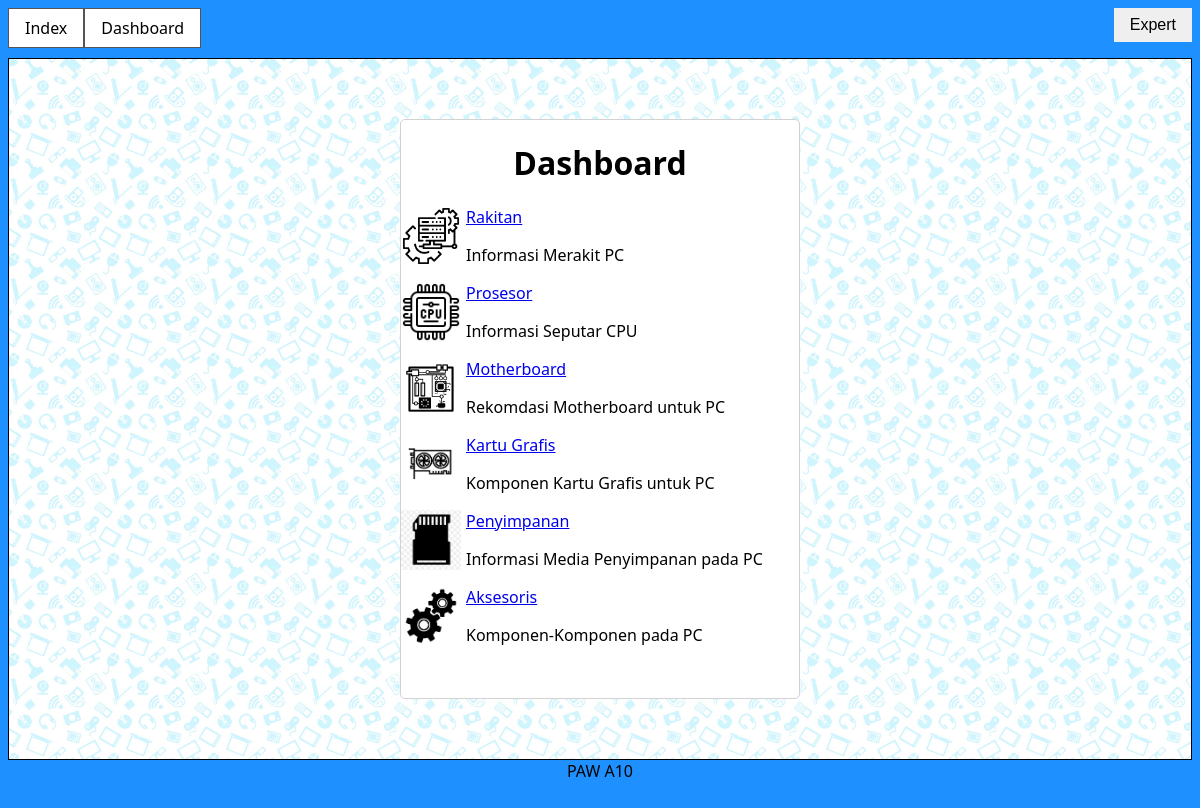
Before: /beranda.php (signed in) with the older database file.
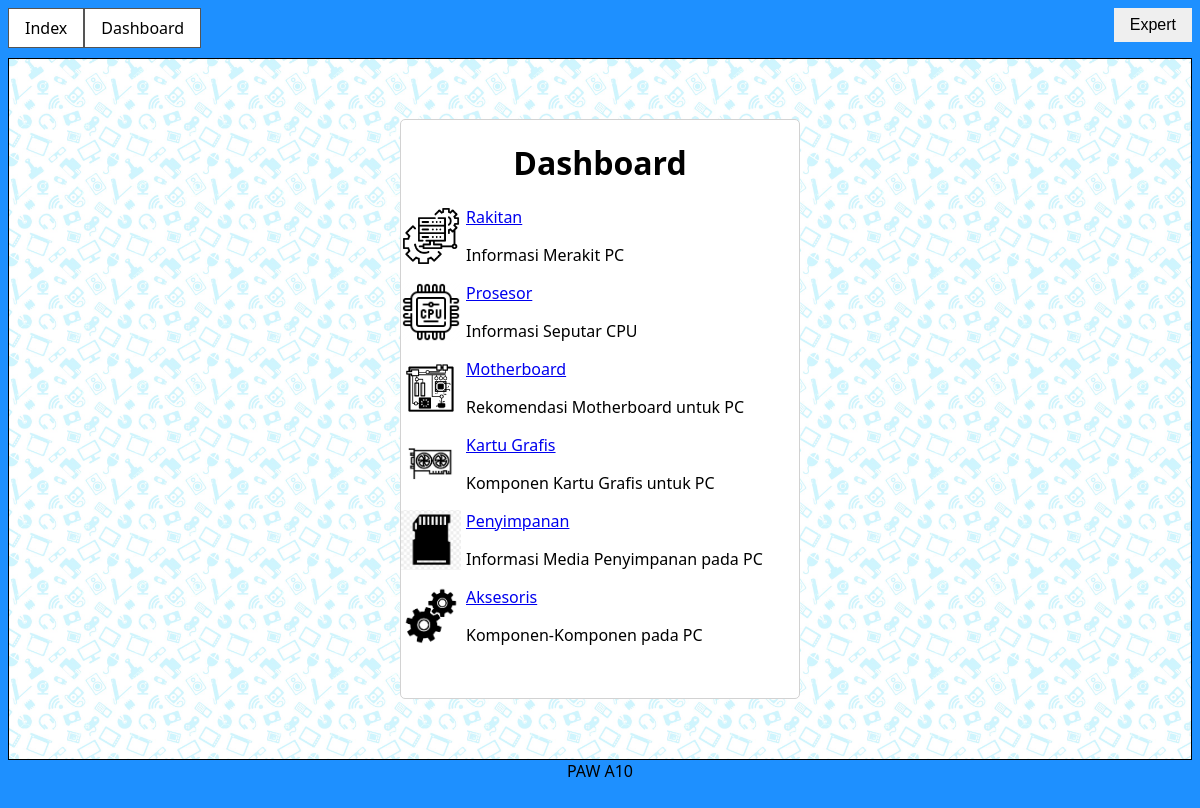
After: the same page with the newer database file.
### tables this page shows
CREATE TABLE `topic` (
  `topic_id` int(11) NOT NULL,
  `title` varchar(255) NOT NULL,
  `description` varchar(255) NOT NULL
);

### beranda.php (called while the page is built, shortened)
<?php
include "include/koneksi.inc";
include "view/dashboard.inc";

### view/dashboard.inc (the view)
<!DOCTYPE html>
<html lang="en">
<?php include "head.inc" ?>
<body>
	<?php include "navbar.inc"; ?>
	<div class="content">
		<div class="regisbox">
			<h1 class="center-text">Dashboard</h1>
			<?php
			$statement = $dbc->query("SELECT * from topic");
			foreach ($statement as $data) :
			?>
				<div class="topik-item">
					<img src="image/topik/<?php echo $data['topic_id'] ?>.png" alt="<?php echo $data['topic_id'] ?> ?>">
					<div><a href="topik.php?topik=<?php echo $data['topic_id'] ?>">
							<?php echo $data['title'] ?></a>
						<p><?php echo $data['description'] ?></p>
					</div>
				</div>
			<?php
			endforeach
			?>
		</div>
	</div>
	<?php include "footer.inc"; ?>
</body>
</html>

Changed rows visible on the page:
changed topic "Motherboard": description "Rekomdasi Motherboard untuk PC" → "Rekomendasi Motherboard untuk PC"
